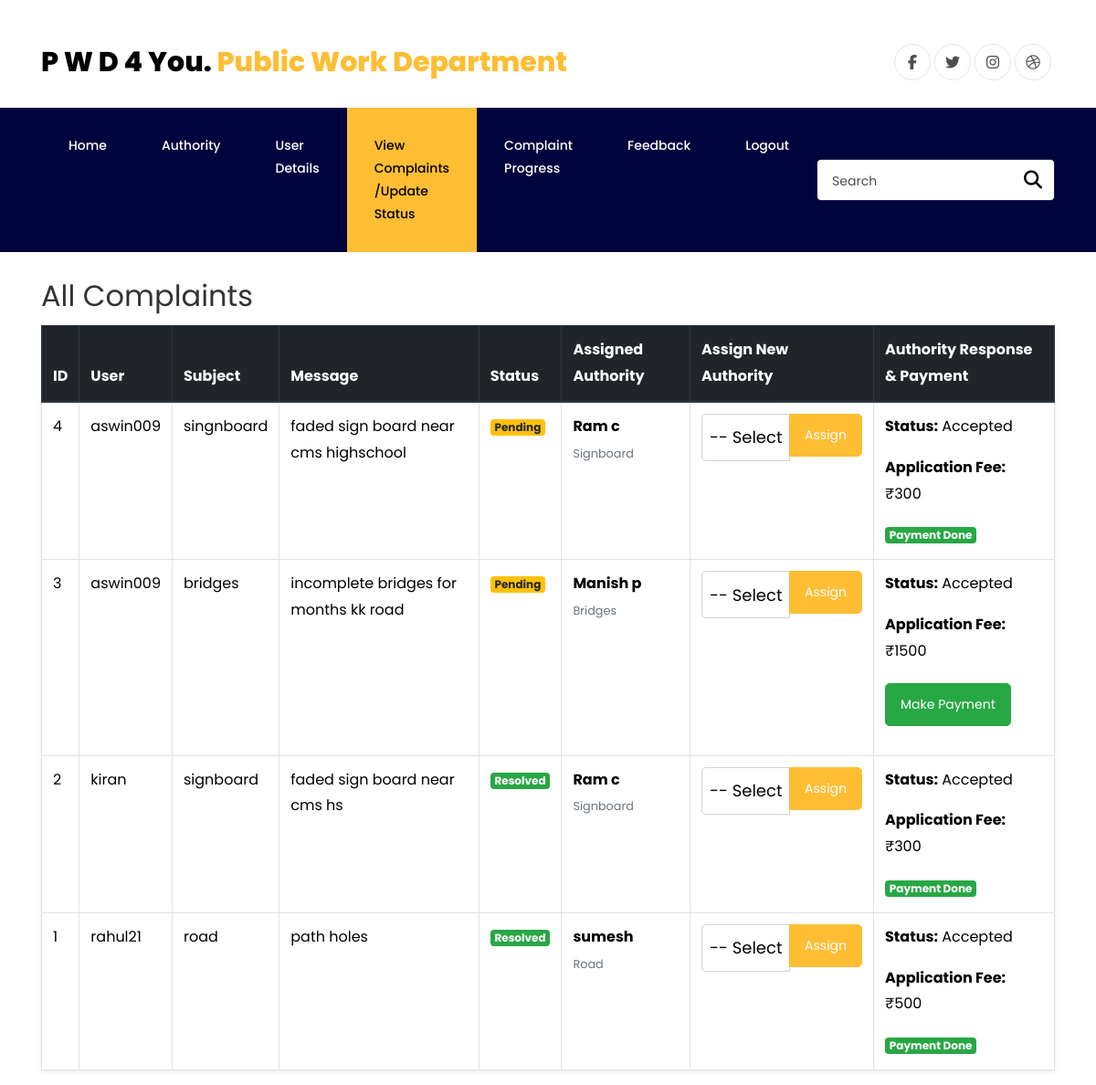
The app's page /complaint_list with its own data.
### app1/models.py (models this page shows)
class Complaint(models.Model):
    STATUS_CHOICES = (
        ('Pending', 'Pending'),
        ('Resolved', 'Resolved'),
    )
    user = models.ForeignKey(user_reg, on_delete=models.CASCADE)
    subject = models.CharField(max_length=100)
    message = models.TextField()
    status = models.CharField(max_length=10, choices=STATUS_CHOICES, default='Pending')
    created_at = models.DateTimeField(auto_now_add=True)
    image = models.ImageField()
    application_fee=models.IntegerField(default=0)
    AUTH_RESPONSE_CHOICES = [
        ('Pending', 'Pending'),
        ('Accepted', 'Accepted'),
        ('Rejected', 'Rejected'),
    ]
    authority_response = models.CharField(
        max_length=10, choices=AUTH_RESPONSE_CHOICES, default='Pending'
    )
    assigned_to = models.ForeignKey(auth_reg, on_delete=models.SET_NULL, null=True, blank=True)

class user_reg(models.Model):
    CHOICES = (
        ('Approved', 'Approved'),
        ('Rejected', 'Rejected'),
    )
    Name=models.CharField(max_length=15)
    Email=models.EmailField()
    Username=models.CharField(max_length=15)
    Password=models.IntegerField()
    Phone=models.IntegerField()
    district = models.CharField(max_length=20)
    taluk = models.CharField(max_length=20)
    panchayat = models.CharField(max_length=20)
    ward = models.CharField(max_length=20)
    address = models.CharField(max_length=30)
    status = models.CharField(max_length=10, choices=CHOICES, default='Reject')

class auth_reg(models.Model):
    CHOICES = (
        ('Approved', 'Approved'),
        ('Rejected', 'Rejected'),
    )
    section_choice=(
        ('Road','Road'),
        ('Buildings','Buildings'),
        ('Bridges','Bridges'),
        ('Signboard','Signboard'),
        ('Others','Others'),
    )
    SECTION_FEES = {
        'Road': 500,
        'Buildings': 1000,
        'Bridges': 1500,
        'Signboard': 300,
        'Others': 200,
    }
    name=models.CharField(max_length=15)
    Email=models.EmailField()
    auth_name=models.CharField(max_length=15)
    image=models.ImageField()
    uname=models.CharField(max_length=10)
    password=models.IntegerField()
    phone=models.IntegerField()
    status = models.CharField(max_length=10, choices=CHOICES, default='Rejected')
    section= models.CharField(max_length=20, choices=section_choice)

### app1/views.py (the view, shortened to what this page needs)
# urls.py: path('complaint_list', views.complaint_list, name='complaint_list'),
def complaint_list(request):
    comps = Complaint.objects.all().order_by('-created_at')
    auth = auth_reg.objects.all()
    for complaint in comps:
        if complaint.assigned_to:
            section = complaint.assigned_to.section
            complaint.expected_fee = auth_reg.SECTION_FEES.get(section, 0)
        else:
            complaint.expected_fee = 0
    return render(request, 'complaint_list.html', {
        'data': comps,
        'auth': auth
    })

### template/complaint_list.html (shortened to what this page needs)
{% extends 'base.html' %}
{% block content %}
{% load static %}
<head>
    <link rel="stylesheet" href="{% static 'https://stackpath.bootstrapcdn.com/font-awesome/4.7.0/css/font-awesome.min.css' %}">
    <link rel="stylesheet" href="{% static 'css/animate.css' %}">
    <link rel="stylesheet" href="{% static 'css/owl.carousel.min.css' %}">
    <link rel="stylesheet" href="{% static 'css/owl.theme.default.min.css' %}">
    <link rel="stylesheet" href="{% static 'css/magnific-popup.css' %}">
    <link rel="stylesheet" href="{% static 'css/ionicons.min.css' %}">
    <link rel="stylesheet" href="{% static 'css/flaticon.css' %}">
    <link rel="stylesheet" href="{% static 'css/icomoon.css' %}">
    <link rel="stylesheet" href="{% static 'css/style.css' %}">
  </head>
<div class="container pt-5">
			<div class="row justify-content-between">
				<div class="col">
					<a class="navbar-brand" href="index.html">P W D  4 You.<span> Public Work Department</span></a>
				</div>
				<div class="col d-flex justify-content-end">
					<div class="social-media">
		    		<p class="mb-0 d-flex">
		    			<a href="#" class="d-flex align-items-center justify-content-center"><span class="fa fa-facebook"><i class="sr-only">Facebook</i></span></a>
		    			<a href="#" class="d-flex align-items-center justify-content-center"><span class="fa fa-twitter"><i class="sr-only">Twitter</i></span></a>
		    			<a href="#" class="d-flex align-items-center justify-content-center"><span class="fa fa-instagram"><i class="sr-only">Instagram</i></span></a>
		    			<a href="#" class="d-flex align-items-center justify-content-center"><span class="fa fa-dribbble"><i class="sr-only">Dribbble</i></span></a>
		    		</p>
	        </div>
				</div>
			</div>
		</div>
		<nav class="navbar navbar-expand-lg navbar-dark ftco_navbar bg-dark ftco-navbar-light" id="ftco-navbar">
	    <div class="container">
				<form action="#" class="searchform order-lg-last">
          <div class="form-group d-flex">
            <input type="text" class="form-control pl-3" placeholder="Search">
            <button type="submit" placeholder="" class="form-control search"><span class="fa fa-search"></span></button>
          </div>
        </form>
	      <div class="collapse navbar-collapse" id="ftco-nav">
	        <ul class="navbar-nav mr-auto">
                <li class="nav-item "><a href="{% url 'adminhome' %}" class="nav-link">Home</a></li>
	        	 <li class="nav-item "><a href="{% url 'add_workers' 0 %}" class="nav-link">Authority</a></li>
    <li class="nav-item"><a href="{% url 'user_data' %}" class="nav-link">User Details</a></li>
    <li class="nav-item active"><a href="{% url 'complaint_list' %}" class="nav-link">View Complaints /Update Status</a></li>
    <li class="nav-item"><a href="{% url 'progress_list' %}" class="nav-link">Complaint Progress</a></li>
    <li class="nav-item"><a href="{% url 'feedback_list' %}" class="nav-link">Feedback</a></li>
    <li class="nav-item"><a href="{% url 'logout' %}" class="nav-link">Logout</a></li>
	        </ul>
	      </div>
	    </div>
	  </nav>
<div class="container mt-4">
    <h2>All Complaints</h2>
         <table class="table table-hover table-bordered shadow-sm bg-white">
            <thead class="thead-dark">
                <tr>
                    <th>ID</th>
                    <th>User</th>
                    <th>Subject</th>
                    <th>Message</th>
                    <th>Status</th>
                    <th>Assigned Authority</th>
                    <th>Assign New Authority</th>
                    <th>Authority Response & Payment</th>
                </tr>
            </thead>
            <tbody>
                {% for c in data %}
                <tr>
                    <td>{{ c.id }}</td>
                    <td>{{ c.user.Username }}</td>
                    <td>{{ c.subject }}</td>
                    <td>{{ c.message }}</td>
                    <td>
                        {% if c.status == 'Resolved' %}
                            <span class="badge badge-success">Resolved</span>
                        {% else %}
                            <span class="badge badge-warning">Pending</span>
                        {% endif %}
                    </td>
                    <td>
                        {% if c.assigned_to %}
                            <strong>{{ c.assigned_to.name }}</strong><br>
                            <small class="text-muted">{{ c.assigned_to.section }}</small>
                        {% else %}
                            <span class="text-danger">Not Assigned</span>
                        {% endif %}
                    </td>
                    <td>
                        <form method="POST">
                            <div class="input-group">
                                <select name="authority" class="form-control form-control-sm" required>
                                    <option value="">-- Select Authority --</option>
                                </select>
                                <div class="input-group-append">
                                    <button type="submit" class="btn btn-primary btn-sm">Assign</button>
                                </div>
                            </div>
                        </form>
                    </td>
                    <td>
                        <p><strong>Status:</strong> {{ c.authority_response }}</p>
                        {% if c.assigned_to and c.expected_fee > 0 %}
                            <p><strong>Application Fee:</strong> ₹{{ c.expected_fee }}</p>
                            {% if c.authority_response|lower == 'accepted' and c.application_fee != c.expected_fee %}
                                <form action="{% url 'make_payment' c.id %}" method="post" class="d-inline">
                                    <button type="submit" class="btn btn-success btn-sm mt-1">Make Payment</button>
                                </form>
                            {% elif c.application_fee == c.expected_fee %}
                                <span class="badge badge-success">Payment Done</span>
                            {% else %}
                                <small class="text-muted">Waiting for authority to accept</small>
                            {% endif %}
                        {% else %}
                            <span class="text-muted">No authority assigned</span>
                        {% endif %}
                    </td>
                </tr>
                {% empty %}
                <tr>
                    <td colspan="8" class="text-center text-muted">No complaints found.</td>
                </tr>
                {% endfor %}
            </tbody>
        </table>
</div>
{% endblock %}

### records on screen
Complaint: id "4", user.Username "aswin009", subject "singnboard", message "faded sign board near cms highschool", status "Pending", assigned_to.name "Ram c", assigned_to.section "Signboard", authority_response "Accepted", expected_fee "300", application_fee "Payment Done"
Complaint: id "3", user.Username "aswin009", subject "bridges", message "incomplete bridges for months kk road", status "Pending", assigned_to.name "Manish p", assigned_to.section "Bridges", authority_response "Accepted", expected_fee "1500", application_fee "Make Payment"
Complaint: id "2", user.Username "kiran", subject "signboard", message "faded sign board near cms hs", status "Resolved", assigned_to.name "Ram c", assigned_to.section "Signboard", authority_response "Accepted", expected_fee "300", application_fee "Payment Done"
Complaint: id "1", user.Username "rahul21", subject "road", message "path holes", status "Resolved", assigned_to.name "sumesh", assigned_to.section "Road", authority_response "Accepted", expected_fee "500", application_fee "Payment Done"
